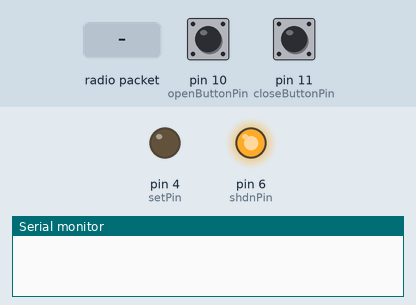
Bench run of a sketch on a simulated Arduino Uno, built with avr-gcc and run on an emulated ATmega328P. Shown: output pins drawn as LEDs (lit = HIGH), the last lines printed to the serial monitor. Dashed ring = blinking. Inputs (shaded band) come from the test bench; at power-on: pin 10 (openButtonPin) LOW, pin 11 (closeButtonPin) LOW. No radio packets arrive unless stated; pins used as bus, display or sensor lines are not drawn.

Above: at 1.9 s.
2.0 s: radio packet "o" arrives
At 2.4 s:
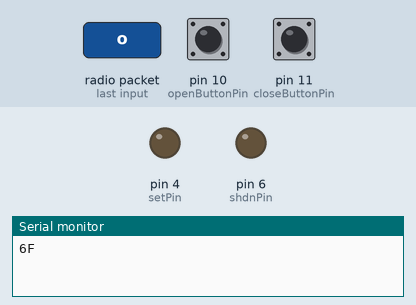
4.2 s: pin 10 (openButtonPin) pulled HIGH for 1 s
At 4.82 s:
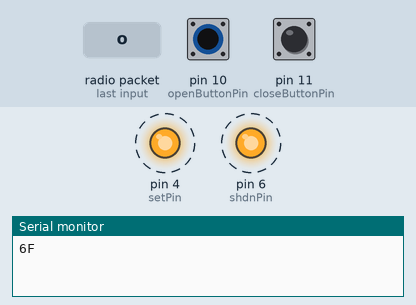
7.2 s: pin 11 (closeButtonPin) pulled HIGH for 1 s
At 7.82 s:
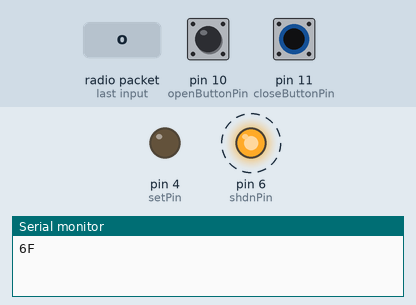
9.9 s: pin 11 (closeButtonPin) pulled HIGH for 3.2 s
At 10.52 s:
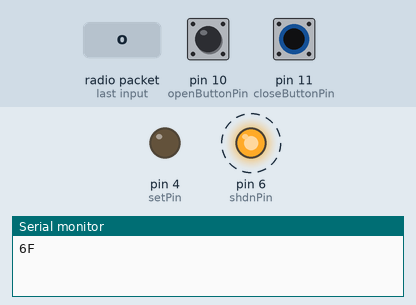
14.6 s: radio packet "c" arrives
At 15.9 s:
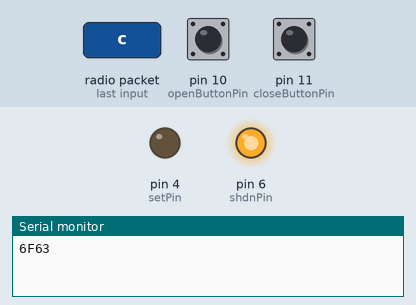
16.1 s: pin 10 (openButtonPin) pulled HIGH for 3.2 s
At 16.72 s:
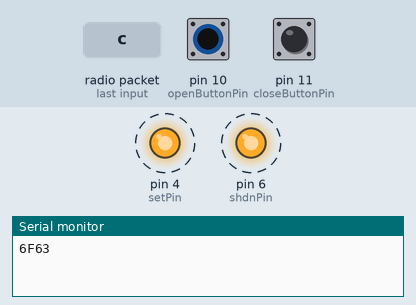
Timing chart, 0 to 21.4 s (numbered marks = the images above; inputs shaded):
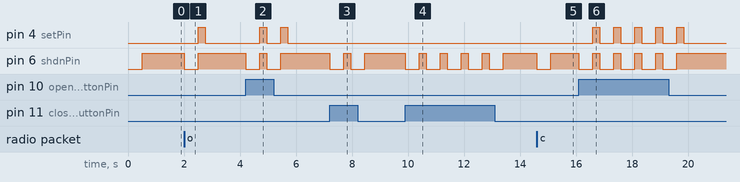

The sketch:

2022-01-08_-_Arduino_inspiration_-_ValveControl.pde
```cpp
#include <VirtualWire.h>

#undef round


int shdnPin = 6;
int setPin = 4;
int resetPin = 5;
int openButtonPin = 10;
int closeButtonPin = 11;
int rvPin = 9;

int val = 0;

void boosterOff()
{
  digitalWrite(shdnPin, HIGH);
}

void boosterOn()
{
  digitalWrite(shdnPin, LOW);
}

void setup()
{
  Serial.begin(4800);

    // Initialise the IO and ISR
    vw_set_ptt_inverted(true); // Required for DR3100
    vw_setup(2000);	 // Bits per sec
    vw_set_rx_pin(rvPin);
    vw_rx_start();       // Start the receiver PLL running

  pinMode(shdnPin, OUTPUT);
  pinMode(setPin, OUTPUT);
  pinMode(resetPin, OUTPUT);

  pinMode(openButtonPin, INPUT);
  pinMode(closeButtonPin, INPUT);

  digitalWrite(setPin, LOW);
  digitalWrite(resetPin, LOW);
  boosterOff();

  closeSolenoid();
}

void openSolenoid()
{
  boosterOn();  // charge capacitor
  delay(500);
  boosterOff();
  digitalWrite(setPin, HIGH);
  delay(250);
  digitalWrite(setPin, LOW);
}

void closeSolenoid()
{
  boosterOn();
  delay(500);
  boosterOff();
  digitalWrite(resetPin, HIGH);
  delay(250);
  digitalWrite(resetPin, LOW);
}

void loop()
{
    uint8_t buf[VW_MAX_MESSAGE_LEN];
    uint8_t buflen = VW_MAX_MESSAGE_LEN;

    if (vw_get_message(buf, &buflen)) // Non-blocking
    {
      Serial.print(buf[0], HEX);
        if(buf[0] == 'o') {
          openSolenoid();
        }
        else if(buf[0] == 'c') {
          closeSolenoid();
        }
    }
    else {
      val = digitalRead(openButtonPin);
      if (val == HIGH) {
        openSolenoid();
      }
      val = digitalRead(closeButtonPin);
      if (val == HIGH) {
        closeSolenoid();
      }
    }
}
```

Measured:
- after the input at 2.0 s, pin 4 (setPin): LOW → HIGH after 0.50 s, → LOW 0.25 s later; pin 6 (shdnPin): HIGH → LOW at once, → HIGH 0.50 s later
- after the input at 4.2 s, pin 4 (setPin): alternates HIGH for 0.25 s and LOW for 0.50 s, 4 changes in all, then stays LOW, starting after 0.50 s; pin 6 (shdnPin): alternates HIGH for 0.25 s and LOW for 0.50 s, 4 changes in all, then stays HIGH, starting at once
- after the input at 7.2 s, pin 6 (shdnPin): alternates HIGH for 0.25 s and LOW for 0.50 s, 4 changes in all, then stays HIGH, starting at once
- after the input at 9.9 s, pin 6 (shdnPin): alternates HIGH for 0.25 s and LOW for 0.50 s, 10 changes in all, then stays HIGH, starting at once
- after the input at 14.6 s, pin 6 (shdnPin): HIGH → LOW at once, → HIGH 0.50 s later
- after the input at 16.1 s, pin 4 (setPin): alternates HIGH for 0.25 s and LOW for 0.50 s, 10 changes in all, then stays LOW, starting after 0.50 s; pin 6 (shdnPin): alternates HIGH for 0.25 s and LOW for 0.50 s, 10 changes in all, then stays HIGH, starting at once
